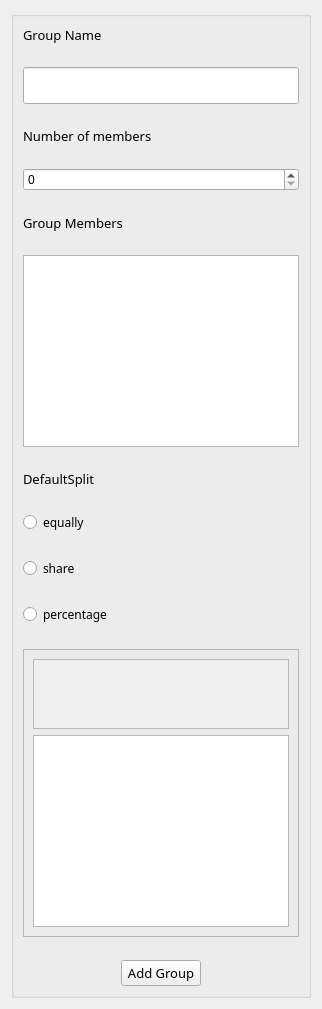
                  <widget class="QWidget" name="AddGrpPage">
                   <layout class="QVBoxLayout" name="verticalLayout_34">
                    <item>
                     <widget class="QGroupBox" name="groupBox_10">
                      <property name="sizePolicy">
                       <sizepolicy hsizetype="MinimumExpanding" vsizetype="Expanding">
                        <horstretch>0</horstretch>
                        <verstretch>0</verstretch>
                       </sizepolicy>
                      </property>
                      <property name="maximumSize">
                       <size>
                        <width>16777215</width>
                        <height>16777215</height>
                       </size>
                      </property>
                      <property name="title">
                       <string/>
                      </property>
                      <layout class="QVBoxLayout" name="verticalLayout_30" stretch="0,0,0,0,0,0,0,0,0,0,0,0">
                       <property name="spacing">
                        <number>23</number>
                       </property>
                       <item>
                        <widget class="QLabel" name="GrpNameLabel">
                         <property name="font">
                          <font>
                           <family>Swis721 Blk BT</family>
                           <pointsize>10</pointsize>
                          </font>
                         </property>
                         <property name="text">
                          <string>Group Name</string>
                         </property>
                        </widget>
                       </item>
                       <item alignment="Qt::AlignVCenter">
                        <widget class="QLineEdit" name="GrpNameInput">
                         <property name="sizePolicy">
                          <sizepolicy hsizetype="Preferred" vsizetype="Preferred">
                           <horstretch>0</horstretch>
                           <verstretch>0</verstretch>
                          </sizepolicy>
                         </property>
                         <property name="minimumSize">
                          <size>
                           <width>0</width>
                           <height>37</height>
                          </size>
                         </property>
                         <property name="maximumSize">
                          <size>
                           <width>16777215</width>
                           <height>59</height>
                          </size>
                         </property>
                         <property name="font">
                          <font>
                           <family>Swis721 Blk BT</family>
                           <pointsize>10</pointsize>
                          </font>
                         </property>
                        </widget>
                       </item>
                       <item>
                        <widget class="QLabel" name="NoMembersLabel">
                         <property name="font">
                          <font>
                           <family>Swis721 Blk BT</family>
                           <pointsize>10</pointsize>
                          </font>
                         </property>
                         <property name="text">
                          <string>Number of members</string>
                         </property>
                        </widget>
                       </item>
                       <item>
                        <widget class="QSpinBox" name="NoMembersInput"/>
                       </item>
                       <item>
                        <widget class="QLabel" name="GrpMembersLabel">
                         <property name="font">
                          <font>
                           <family>Swis721 Blk BT</family>
                           <pointsize>10</pointsize>
                          </font>
                         </property>
                         <property name="text">
                          <string>Group Members</string>
                         </property>
                        </widget>
                       </item>
                       <item>
                        <widget class="QTextEdit" name="GrpMembersInput">
                         <property name="font">
                          <font>
                           <family>Swis721 Blk BT</family>
                           <pointsize>10</pointsize>
                          </font>
                         </property>
                        </widget>
                       </item>
                       <item>
                        <widget class="QLabel" name="DefaultSplitLabel">
                         <property name="font">
                          <font>
                           <family>Swis721 Blk BT</family>
                           <pointsize>10</pointsize>
                          </font>
                         </property>
                         <property name="text">
                          <string>DefaultSplit</string>
                         </property>
                        </widget>
                       </item>
                       <item>
                        <widget class="QRadioButton" name="Equal">
                         <property name="font">
                          <font>
                           <family>Swis721 Blk BT</family>
                          </font>
                         </property>
                         <property name="text">
                          <string>equally</string>
                         </property>
                        </widget>
                       </item>
                       <item>
                        <widget class="QRadioButton" name="share">
                         <property name="font">
                          <font>
                           <family>Swis721 Blk BT</family>
                          </font>
                         </property>
                         <property name="text">
                          <string>share</string>
                         </property>
                        </widget>
                       </item>
                       <item>
                        <widget class="QRadioButton" name="percentage">
                         <property name="font">
                          <font>
                           <family>Swis721 Blk BT</family>
                          </font>
                         </property>
                         <property name="text">
                          <string>percentage</string>
                         </property>
                        </widget>
                       </item>
                       <item>
                        <widget class="QFrame" name="frame_47">
                         <property name="frameShape">
                          <enum>QFrame::StyledPanel</enum>
                         </property>
                         <property name="frameShadow">
                          <enum>QFrame::Raised</enum>
                         </property>
                         <layout class="QVBoxLayout" name="verticalLayout_26">
                          <item>
                           <widget class="QScrollArea" name="scrollArea_11">
                            <property name="widgetResizable">
                             <bool>true</bool>
                            </property>
                            <widget class="QWidget" name="scrollAreaWidgetContents_10">
                             <property name="geometry">
                              <rect>
                               <x>0</x>
                               <y>0</y>
                               <width>360</width>
                               <height>50</height>
                              </rect>
                             </property>
                             <layout class="QVBoxLayout" name="verticalLayout_27"/>
                            </widget>
                           </widget>
                          </item>
                          <item>
                           <widget class="QTextBrowser" name="ErrorLabel">
                            <property name="font">
                             <font>
                              <family>Swis721 Blk BT</family>
                              <pointsize>12</pointsize>
                             </font>
                            </property>
                           </widget>
                          </item>
                         </layout>
                        </widget>
                       </item>
                       <item alignment="Qt::AlignHCenter">
                        <widget class="QPushButton" name="FinalAddGrpBtn">
                         <property name="font">
                          <font>
                           <family>Swis721 Blk BT</family>
                           <pointsize>10</pointsize>
                          </font>
                         </property>
                         <property name="text">
                          <string>Add Group</string>
                         </property>
                         <property name="icon">
                          <iconset resource="resource2.qrc">
                           <normaloff>:/icons2/icons2/plus-square.svg</normaloff>:/icons2/icons2/plus-square.svg</iconset>
                         </property>
                         <property name="iconSize">
                          <size>
                           <width>20</width>
                           <height>20</height>
                          </size>
                         </property>
                        </widget>
                       </item>
                      </layout>
                     </widget>
                    </item>
                   </layout>
                  </widget>
